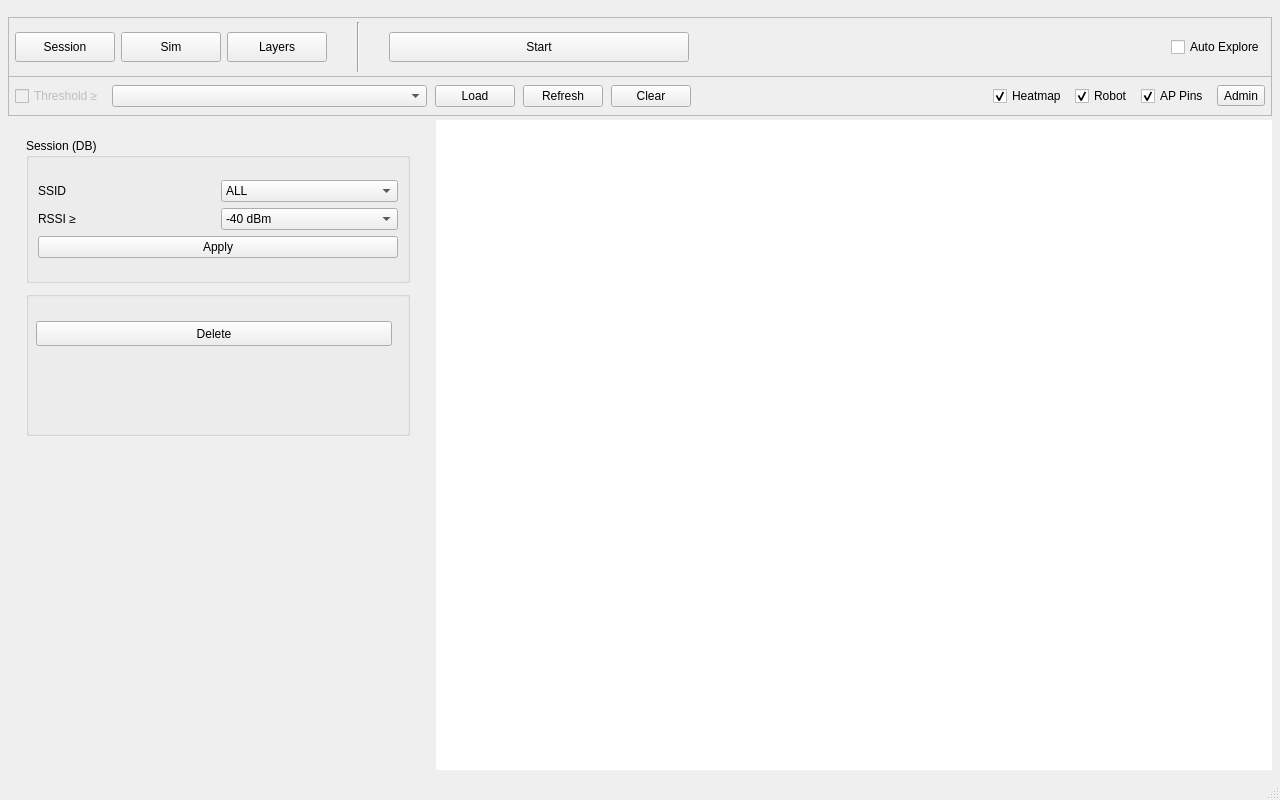
<?xml version="1.0" encoding="UTF-8"?>
<ui version="4.0">
 <class>MainWindow</class>
 <widget class="QMainWindow" name="MainWindow">
  <property name="geometry">
   <rect>
    <x>0</x>
    <y>0</y>
    <width>1280</width>
    <height>800</height>
   </rect>
  </property>
  <property name="windowTitle">
   <string>wifi_qt</string>
  </property>
  <widget class="QWidget" name="centralwidget">
   <layout class="QVBoxLayout" name="rootV">
    <property name="spacing">
     <number>6</number>
    </property>
    <property name="leftMargin">
     <number>8</number>
    </property>
    <property name="topMargin">
     <number>8</number>
    </property>
    <property name="rightMargin">
     <number>8</number>
    </property>
    <property name="bottomMargin">
     <number>8</number>
    </property>
    <item>
     <widget class="QFrame" name="topBar1">
      <property name="minimumSize">
       <size>
        <width>0</width>
        <height>60</height>
       </size>
      </property>
      <property name="maximumSize">
       <size>
        <width>16777215</width>
        <height>42</height>
       </size>
      </property>
      <property name="frameShape">
       <enum>QFrame::Shape::StyledPanel</enum>
      </property>
      <property name="frameShadow">
       <enum>QFrame::Shadow::Plain</enum>
      </property>
      <layout class="QHBoxLayout" name="topBar1Layout">
       <property name="spacing">
        <number>6</number>
       </property>
       <property name="leftMargin">
        <number>6</number>
       </property>
       <property name="topMargin">
        <number>4</number>
       </property>
       <property name="rightMargin">
        <number>6</number>
       </property>
       <property name="bottomMargin">
        <number>4</number>
       </property>
       <item>
        <widget class="QToolButton" name="tbSession">
         <property name="minimumSize">
          <size>
           <width>100</width>
           <height>30</height>
          </size>
         </property>
         <property name="text">
          <string>Session</string>
         </property>
         <property name="iconSize">
          <size>
           <width>36</width>
           <height>29</height>
          </size>
         </property>
         <property name="checkable">
          <bool>true</bool>
         </property>
         <property name="autoExclusive">
          <bool>true</bool>
         </property>
         <property name="toolButtonStyle">
          <enum>Qt::ToolButtonStyle::ToolButtonTextUnderIcon</enum>
         </property>
        </widget>
       </item>
       <item>
        <widget class="QToolButton" name="tbSim">
         <property name="minimumSize">
          <size>
           <width>100</width>
           <height>30</height>
          </size>
         </property>
         <property name="text">
          <string>Sim</string>
         </property>
         <property name="checkable">
          <bool>true</bool>
         </property>
         <property name="autoExclusive">
          <bool>true</bool>
         </property>
         <property name="toolButtonStyle">
          <enum>Qt::ToolButtonStyle::ToolButtonTextUnderIcon</enum>
         </property>
        </widget>
       </item>
       <item>
        <widget class="QToolButton" name="tbLayers">
         <property name="minimumSize">
          <size>
           <width>100</width>
           <height>30</height>
          </size>
         </property>
         <property name="text">
          <string>Layers</string>
         </property>
         <property name="checkable">
          <bool>true</bool>
         </property>
         <property name="autoExclusive">
          <bool>true</bool>
         </property>
         <property name="toolButtonStyle">
          <enum>Qt::ToolButtonStyle::ToolButtonTextUnderIcon</enum>
         </property>
        </widget>
       </item>
       <item>
        <widget class="QFrame" name="vLine1">
         <property name="minimumSize">
          <size>
           <width>50</width>
           <height>0</height>
          </size>
         </property>
         <property name="frameShape">
          <enum>QFrame::Shape::VLine</enum>
         </property>
         <property name="frameShadow">
          <enum>QFrame::Shadow::Sunken</enum>
         </property>
        </widget>
       </item>
       <item>
        <widget class="QPushButton" name="btnMeasureStart">
         <property name="minimumSize">
          <size>
           <width>300</width>
           <height>30</height>
          </size>
         </property>
         <property name="maximumSize">
          <size>
           <width>16777215</width>
           <height>16777215</height>
          </size>
         </property>
         <property name="text">
          <string>Start</string>
         </property>
         <property name="iconSize">
          <size>
           <width>16</width>
           <height>16</height>
          </size>
         </property>
         <property name="checkable">
          <bool>true</bool>
         </property>
         <property name="checked">
          <bool>false</bool>
         </property>
        </widget>
       </item>
       <item>
        <spacer name="topBar1Spacer">
         <property name="orientation">
          <enum>Qt::Orientation::Horizontal</enum>
         </property>
         <property name="sizeHint" stdset="0">
          <size>
           <width>40</width>
           <height>20</height>
          </size>
         </property>
        </spacer>
       </item>
       <item>
        <widget class="QCheckBox" name="chkAutoExplore">
         <property name="text">
          <string>Auto Explore</string>
         </property>
        </widget>
       </item>
      </layout>
     </widget>
    </item>
    <item>
     <widget class="QFrame" name="topBar2">
      <property name="minimumSize">
       <size>
        <width>0</width>
        <height>40</height>
       </size>
      </property>
      <property name="maximumSize">
       <size>
        <width>16777215</width>
        <height>36</height>
       </size>
      </property>
      <property name="frameShape">
       <enum>QFrame::Shape::StyledPanel</enum>
      </property>
      <layout class="QHBoxLayout" name="topBar2Layout">
       <property name="spacing">
        <number>8</number>
       </property>
       <property name="leftMargin">
        <number>6</number>
       </property>
       <property name="topMargin">
        <number>3</number>
       </property>
       <property name="rightMargin">
        <number>6</number>
       </property>
       <property name="bottomMargin">
        <number>3</number>
       </property>
       <item>
        <widget class="QCheckBox" name="chkThrEnable">
         <property name="enabled">
          <bool>false</bool>
         </property>
         <property name="visible">
          <bool>false</bool>
         </property>
         <property name="text">
          <string>Threshold ≥</string>
         </property>
        </widget>
       </item>
       <item>
        <widget class="QComboBox" name="cbSessionId">
         <property name="minimumSize">
          <size>
           <width>315</width>
           <height>0</height>
          </size>
         </property>
        </widget>
       </item>
       <item>
        <widget class="QPushButton" name="btnSessionLoad">
         <property name="text">
          <string>Load</string>
         </property>
        </widget>
       </item>
       <item>
        <widget class="QPushButton" name="btnSessionRefresh">
         <property name="text">
          <string>Refresh</string>
         </property>
        </widget>
       </item>
       <item>
        <widget class="QPushButton" name="btnQueryClear">
         <property name="text">
          <string>Clear</string>
         </property>
        </widget>
       </item>
       <item>
        <spacer name="topBar2Spacer2">
         <property name="orientation">
          <enum>Qt::Orientation::Horizontal</enum>
         </property>
         <property name="sizeHint" stdset="0">
          <size>
           <width>20</width>
           <height>20</height>
          </size>
         </property>
        </spacer>
       </item>
       <item>
        <widget class="QCheckBox" name="chkShowHeatmap">
         <property name="text">
          <string>Heatmap</string>
         </property>
         <property name="checked">
          <bool>true</bool>
         </property>
        </widget>
       </item>
       <item>
        <widget class="QCheckBox" name="chkShowRobot">
         <property name="text">
          <string>Robot</string>
         </property>
         <property name="checked">
          <bool>true</bool>
         </property>
        </widget>
       </item>
       <item>
        <widget class="QCheckBox" name="chkShowApPins">
         <property name="text">
          <string>AP Pins</string>
         </property>
         <property name="checked">
          <bool>true</bool>
         </property>
        </widget>
       </item>
       <item>
        <widget class="QToolButton" name="btnAdmin">
         <property name="text">
          <string>Admin</string>
         </property>
         <property name="icon">
          <iconset theme="QIcon::ThemeIcon::DocumentProperties"/>
         </property>
        </widget>
       </item>
      </layout>
     </widget>
    </item>
    <item>
     <layout class="QHBoxLayout" name="horizontalLayoutRoot">
      <property name="spacing">
       <number>8</number>
      </property>
      <property name="leftMargin">
       <number>0</number>
      </property>
      <property name="topMargin">
       <number>0</number>
      </property>
      <property name="rightMargin">
       <number>0</number>
      </property>
      <property name="bottomMargin">
       <number>0</number>
      </property>
      <item>
       <widget class="QWidget" name="leftPanel_2" native="true">
        <property name="maximumSize">
         <size>
          <width>420</width>
          <height>16777215</height>
         </size>
        </property>
        <layout class="QVBoxLayout" name="verticalLayout">
         <item>
          <layout class="QVBoxLayout" name="leftPanelLayout">
           <property name="spacing">
            <number>8</number>
           </property>
           <property name="leftMargin">
            <number>0</number>
           </property>
           <property name="topMargin">
            <number>0</number>
           </property>
           <property name="rightMargin">
            <number>0</number>
           </property>
           <property name="bottomMargin">
            <number>0</number>
           </property>
           <item>
            <widget class="QStackedWidget" name="leftStack">
             <property name="minimumSize">
              <size>
               <width>0</width>
               <height>0</height>
              </size>
             </property>
             <property name="baseSize">
              <size>
               <width>0</width>
               <height>0</height>
              </size>
             </property>
             <property name="frameShadow">
              <enum>QFrame::Shadow::Plain</enum>
             </property>
             <property name="currentIndex">
              <number>0</number>
             </property>
             <widget class="QWidget" name="pageSession">
              <layout class="QVBoxLayout" name="pageSessionLayout">
               <property name="spacing">
                <number>8</number>
               </property>
               <item>
                <widget class="QGroupBox" name="gbSession">
                 <property name="title">
                  <string>Session (DB)</string>
                 </property>
                 <layout class="QHBoxLayout" name="horizontalLayout_11">
                  <item>
                   <layout class="QGridLayout" name="gridLayout">
                    <item row="0" column="0">
                     <layout class="QVBoxLayout" name="verticalLayout_6">
                      <item>
                       <layout class="QHBoxLayout" name="horizontalLayout_9">
                        <item>
                         <widget class="QLabel" name="lblSsid">
                          <property name="text">
                           <string>SSID</string>
                          </property>
                         </widget>
                        </item>
                        <item>
                         <widget class="QComboBox" name="cbSsid">
                          <item>
                           <property name="text">
                            <string>ALL</string>
                           </property>
                          </item>
                          <item>
                           <property name="text">
                            <string>emba</string>
                           </property>
                          </item>
                          <item>
                           <property name="text">
                            <string>hotspot</string>
                           </property>
                          </item>
                         </widget>
                        </item>
                       </layout>
                      </item>
                      <item>
                       <layout class="QHBoxLayout" name="horizontalLayout_10">
                        <item>
                         <widget class="QLabel" name="lblRssiCond">
                          <property name="text">
                           <string>RSSI ≥</string>
                          </property>
                         </widget>
                        </item>
                        <item>
                         <widget class="QComboBox" name="cbThr">
                          <property name="currentText">
                           <string>-40 dBm</string>
                          </property>
                          <item>
                           <property name="text">
                            <string>-40 dBm</string>
                           </property>
                          </item>
                          <item>
                           <property name="text">
                            <string>-50 dBm</string>
                           </property>
                          </item>
                          <item>
                           <property name="text">
                            <string>-60 dBm</string>
                           </property>
                          </item>
                          <item>
                           <property name="text">
                            <string>-70 dBm</string>
                           </property>
                          </item>
                          <item>
                           <property name="text">
                            <string>-80 dBm</string>
                           </property>
                          </item>
                         </widget>
                        </item>
                       </layout>
                      </item>
                      <item>
                       <widget class="QPushButton" name="btnApplyFilter">
                        <property name="text">
                         <string>Apply</string>
                        </property>
                       </widget>
                      </item>
                     </layout>
                    </item>
                   </layout>
                  </item>
                 </layout>
                </widget>
               </item>
               <item>
                <widget class="QGroupBox" name="groupBox">
                 <property name="minimumSize">
                  <size>
                   <width>0</width>
                   <height>20</height>
                  </size>
                 </property>
                 <property name="title">
                  <string/>
                 </property>
                 <widget class="QPushButton" name="btnSessionDelete">
                  <property name="geometry">
                   <rect>
                    <x>10</x>
                    <y>30</y>
                    <width>356</width>
                    <height>25</height>
                   </rect>
                  </property>
                  <property name="text">
                   <string>Delete</string>
                  </property>
                 </widget>
                </widget>
               </item>
              </layout>
             </widget>
             <widget class="QWidget" name="pageSim">
              <layout class="QVBoxLayout" name="pageSimLayout">
               <property name="spacing">
                <number>8</number>
               </property>
               <item>
                <widget class="QGroupBox" name="gbSim">
                 <property name="title">
                  <string>AP Simulation</string>
                 </property>
                 <layout class="QGridLayout" name="gbSimLayout">
                  <item row="2" column="0">
                   <widget class="QLabel" name="lblSimChannel">
                    <property name="text">
                     <string>Channel</string>
                    </property>
                   </widget>
                  </item>
                  <item row="3" column="1">
                   <widget class="QComboBox" name="cbSimBandwidth">
                    <property name="currentText">
                     <string>20</string>
                    </property>
                    <item>
                     <property name="text">
                      <string>20</string>
                     </property>
                    </item>
                    <item>
                     <property name="text">
                      <string>40</string>
                     </property>
                    </item>
                    <item>
                     <property name="text">
                      <string>80</string>
                     </property>
                    </item>
                    <item>
                     <property name="text">
                      <string>160</string>
                     </property>
                    </item>
                   </widget>
                  </item>
                  <item row="1" column="1">
                   <widget class="QDoubleSpinBox" name="spTxPower">
                    <property name="minimum">
                     <double>-90.000000000000000</double>
                    </property>
                    <property name="maximum">
                     <double>-10.000000000000000</double>
                    </property>
                    <property name="value">
                     <double>-40.000000000000000</double>
                    </property>
                   </widget>
                  </item>
                  <item row="3" column="0">
                   <widget class="QLabel" name="lblBandwidth">
                    <property name="text">
                     <string>Bandwidth</string>
                    </property>
                   </widget>
                  </item>
                  <item row="2" column="1">
                   <widget class="QSpinBox" name="spSimChannel">
                    <property name="minimum">
                     <number>1</number>
                    </property>
                    <property name="maximum">
                     <number>165</number>
                    </property>
                    <property name="value">
                     <number>36</number>
                    </property>
                   </widget>
                  </item>
                  <item row="4" column="0" colspan="2">
                   <widget class="QPushButton" name="btnClearPins">
                    <property name="text">
                     <string>Clear Pins</string>
                    </property>
                   </widget>
                  </item>
                  <item row="1" column="0">
                   <widget class="QLabel" name="lblTxPower">
                    <property name="text">
                     <string>Tx Power (dBm)</string>
                    </property>
                   </widget>
                  </item>
                  <item row="0" column="0" colspan="2">
                   <widget class="QCheckBox" name="chkSimEnable">
                    <property name="text">
                     <string>Enable Sim Click</string>
                    </property>
                   </widget>
                  </item>
                 </layout>
                </widget>
               </item>
               <item>
                <spacer name="pageSimSpacer">
                 <property name="orientation">
                  <enum>Qt::Orientation::Vertical</enum>
                 </property>
                 <property name="sizeHint" stdset="0">
                  <size>
                   <width>20</width>
                   <height>40</height>
                  </size>
                 </property>
                </spacer>
               </item>
              </layout>
             </widget>
             <widget class="QWidget" name="pageLayers">
              <layout class="QVBoxLayout" name="pageLayersLayout">
               <property name="spacing">
                <number>8</number>
               </property>
               <item>
                <widget class="QGroupBox" name="gbLayers">
                 <property name="title">
                  <string>Layers</string>
                 </property>
                 <layout class="QVBoxLayout" name="gbLayersLayoutNew">
                  <item>
                   <widget class="QLabel" name="lblLayersHint">
                    <property name="text">
                     <string>Layer toggles are on the top bar.</string>
                    </property>
                    <property name="wordWrap">
                     <bool>true</bool>
                    </property>
                   </widget>
                  </item>
                 </layout>
                </widget>
               </item>
               <item>
                <spacer name="pageLayersSpacer">
                 <property name="orientation">
                  <enum>Qt::Orientation::Vertical</enum>
                 </property>
                 <property name="sizeHint" stdset="0">
                  <size>
                   <width>20</width>
                   <height>40</height>
                  </size>
                 </property>
                </spacer>
               </item>
              </layout>
             </widget>
            </widget>
           </item>
           <item>
            <spacer name="verticalSpacerLeft">
             <property name="orientation">
              <enum>Qt::Orientation::Vertical</enum>
             </property>
             <property name="sizeHint" stdset="0">
              <size>
               <width>20</width>
               <height>10</height>
              </size>
             </property>
            </spacer>
           </item>
          </layout>
         </item>
        </layout>
       </widget>
      </item>
      <item>
       <widget class="QGraphicsView" name="graphicsView">
        <property name="minimumSize">
         <size>
          <width>120</width>
          <height>25</height>
         </size>
        </property>
        <property name="frameShape">
         <enum>QFrame::Shape::NoFrame</enum>
        </property>
        <property name="dragMode">
         <enum>QGraphicsView::DragMode::NoDrag</enum>
        </property>
       </widget>
      </item>
     </layout>
    </item>
   </layout>
  </widget>
  <widget class="QMenuBar" name="menubar">
   <property name="geometry">
    <rect>
     <x>0</x>
     <y>0</y>
     <width>1280</width>
     <height>22</height>
    </rect>
   </property>
  </widget>
  <widget class="QStatusBar" name="statusbar"/>
 </widget>
 <resources/>
 <connections/>
</ui>
